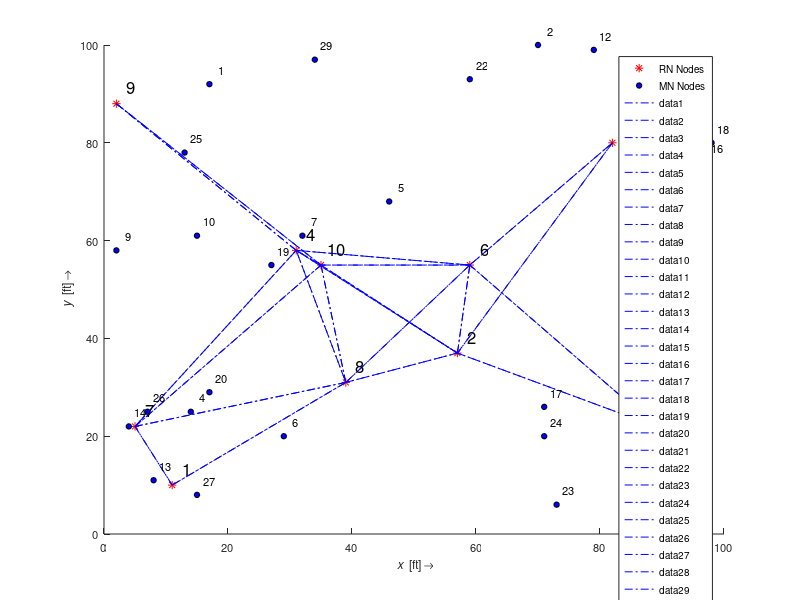
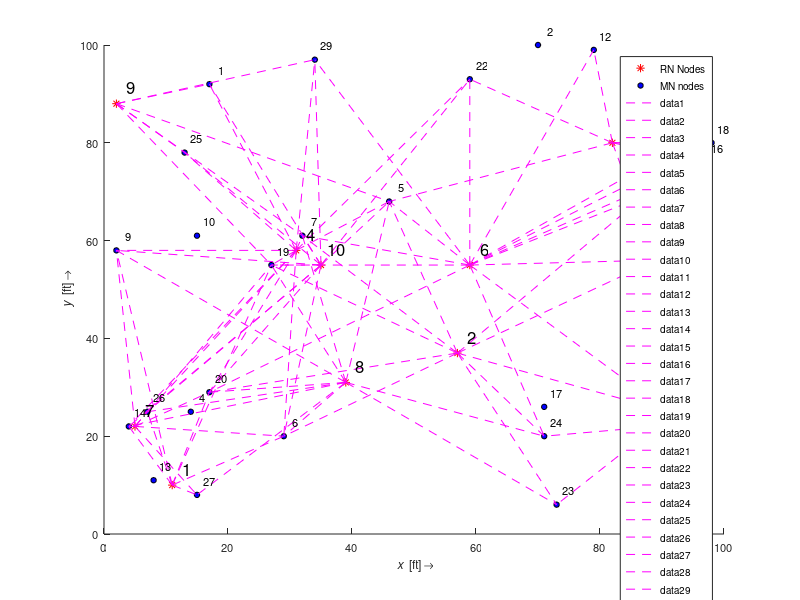

These figures' MATLAB source, in order: (Note: this script raises an error after producing the figures.)
%packet forwarding machenism
%packet transmission strategy
clear all
clc
% set(0,'DefaultFigureWindowStyle','docked');

%--------------------------------------------------------------------------
%generation of random topology
Sx=randi(100,1,30); %define WMSN node x locations. Generate a random 10 x location from 1 upto 100
Sy=randi(100,1,30); %define WMSN node y locations
net2=[];
net3=[];
dest=[0,0]; %destination node
d2_est=[];
flag=0;

%--------------------------------------------------------------------------
%Energy Consumption calculation
 %camera used = OV7670
 I_cam_a = 18E-3; %when camera is active
 I_cam_s = 20E-6; %when camera is in standby 
 clk_c=24E-9; 
 %Mote = Imote
 %Current Drawn in active mode =31 mA when Tx, Rx off
 I_mote_a_tof=31E-3;
 %Current Drawn in active mode =44 mA when Tx, Rx on
 I_mote_a_ton=44E-3;
 I_mote_rf=13E-3;
 %time to transmit a single bit
 Ttx=0.4E-6;
  
 %Battery voltage 3.2 - 4.5 Volts
 VB=4.5;
 Energy_consumption=[];
 Energy_total_consume=[];
 Energy_direct=[];
 Energy_total_direct=[];
%--------------------------------------------------------------------------
%--------------------------------------------------------------------------
%Define WMSN node location
Ax=randi(100,1,10); %define anchor nodes x axis
Ay=randi(100,1,10); %define anchor nodes y axis
%--------------------------------------------------------------------------
%define random battery charge state
St_charge=randi(300,1,30);

%--------------------------------------------------------------------------
%candidates anchor nodes storage
Can_An=[];
%--------------------------------------------------------------------------
%formation of network path setting
A1=[]; %anchor node 1
A2=[];
A3=[];
A4=[];
A5=[];
A6=[];
A7=[];
A8=[];
A9=[];
A10=[];
%--------------------------------------------------------------------------
%form a node location matrix 

for i=1:length(Sx)
    net2=[net2,[i;Sx(:,i);Sy(:,i);St_charge(:,i)]]; %formation of network topology
    %i= sensor node number
    %Sx= sensor node x axis
    %Sy= sensor node y axis
    %St_charge= sensor node battery state
end
%formation of relying node topology
for i=1:length(Ax)
    net3=[net3,[i;Ax(:,i);Ay(:,i);St_charge(:,i)]];
end
R=50; %radio range in feets
R1=50;
%--------------------------------------------------------------------------

%formation of network based on anchor nodes
figure('Color','w','Position',[100 100 700 600]) %define figure
    set(gca,'FontSize',8,'YGrid','off') %set the properties
    xlabel('\it x \rm [ft] \rightarrow') %set the x label
    ylabel('\it y \rm [ft] \rightarrow') %set the y label
    hold on;
    plot(net3(2,:),net3(3,:),'r*','MarkerSize',6,'MarkerFaceColor','k'); %plot initial nodes
    plot(net2(2,:),net2(3,:),'ko','MarkerSize',4,'MarkerFaceColor','b');
    legend('RN Nodes','MN Nodes')
    hold on;
    for j=1:numel(net3(1,:))
        for jTemp=1:numel(net3(1,:))
%         for jTemp=1:numel(net3(1,:))
         X1=net3(2,j); %assume the reference node x axis
         Y1=net3(3,j); %assume the reference nody y axis
         X2=net3(2,jTemp); %assume the other node
         Y2=net3(3,jTemp); %assume the other node
         xSide=abs(X2-X1); %x coordinate calcualtion
         ySide=abs(Y2-Y1); %y coordinate calculation
         d=sqrt(xSide^2+ySide^2); %distance estimate
         if (d<R1)&&(j~=jTemp)%distance threshold
             vertice1=[X1,X2]; 
             vertice2=[Y1,Y2];       
             plot(vertice1,vertice2,'-.b','LineWidth',0.1);
             hold on;
         end
         end
    end
         
   
    
v=net2(1,:);
    vv=v';
    s=int2str(vv);
    text(net2(2,:)+1,net2(3,:)+2,s,'FontSize',8,'VerticalAlignment','Baseline');
%--------------------------------------------------------------------------
v=net3(1,:);
    vv=v';
    s=int2str(vv);
    text(net3(2,:)+1,net3(3,:)+2,s,'FontSize',12,'VerticalAlignment','Baseline');

%--------------------------------------------------------------------------
figure('Color','w','Position',[100 100 700 600]) %define figure
    set(gca,'FontSize',8,'YGrid','off') %set the properties
    xlabel('\it x \rm [ft] \rightarrow') %set the x label
    ylabel('\it y \rm [ft] \rightarrow') %set the y label
    hold on;
    plot(net3(2,:),net3(3,:),'r*','MarkerSize',6,'MarkerFaceColor','k'); %plot initial nodes
    plot(net2(2,:),net2(3,:),'ko','MarkerSize',4,'MarkerFaceColor','b');
    legend('RN Nodes','MN nodes')
    hold on;
    for j=1:numel(net3(1,:))
%         for jTemp=1:numel(net3(1,:))
         X1=net3(2,j); %assume the reference node x axis
         Y1=net3(3,j); %assume the reference nody y axis
         for  j1=1:numel(net2(1,:))
         X2=net2(2,j1); %assume the other node
         Y2=net2(3,j1); %assume the other node
         xSide=abs(X2-X1); %x coordinate calcualtion
         ySide=abs(Y2-Y1); %y coordinate calculation
         d=sqrt(xSide^2+ySide^2); %distance estimate
         if (d<R)&&(j~=j1)&&net2(4,j1)>50 %distance threshold and energy threshold
             vertice1=[X1,X2]; 
             vertice2=[Y1,Y2];
             if j==1
                 A1=[A1,[j1;X2;Y2;net2(4,j1);d]];
             elseif j==2
                  A2=[A2,[j1;X2;Y2;net2(4,j1);d]];
             elseif j==3
                  A3=[A3,[j1;X2;Y2;net2(4,j1);d]];
             elseif j==4
                  A4=[A4,[j1;X2;Y2;net2(4,j1);d]];
             elseif j==5
                  A5=[A5,[j1;X2;Y2;net2(4,j1);d]];
             elseif j==6
                  A6=[A6,[j1;X2;Y2;net2(4,j1);d]];
             elseif j==7
                  A7=[A7,[j1;X2;Y2;net2(4,j1);d]];
             elseif j==8
                  A8=[A8,[j1;X2;Y2;net2(4,j1);d]];
             elseif j==9
                  A9=[A9,[j1;X2;Y2;net2(4,j1);d]];
             elseif j==10
                  A10=[A10,[j1;X2;Y2;net2(4,j1);d]];
             end
                 
            
             plot(vertice1,vertice2,'--m','LineWidth',0.1);
             hold on;
         end
         end
    end
         
   
    
v=net2(1,:);
    vv=v';
    s=int2str(vv);
    text(net2(2,:)+1,net2(3,:)+2,s,'FontSize',8,'VerticalAlignment','Baseline');
%--------------------------------------------------------------------------
v=net3(1,:);
    vv=v';
    s=int2str(vv);
    text(net3(2,:)+1,net3(3,:)+2,s,'FontSize',12,'VerticalAlignment','Baseline');
%--------------------------------------------------------------------------
%every sensor node will monitor an environment
%define a random threshold for each sensor node
% thres_hold=randi(10,1,30);
thres_hold=6*ones(1,1);
 for z=1:7
for i=1:numel(net2(1,:))
    flag=0;
    if thres_hold(i)>5 %transmit image frame detection
        target_n=net2(:,i);
        %find an anchor node that have the following target_n node
        %coordinates
        for jj=1:numel(A1(1,:))
        if A1(1:end-1,jj)==target_n(:,1)
            Can_An=[Can_An,[A1(:,jj);1]];
            EE=length(A1)*(I_mote_a_ton*VB*Ttx)*(120*160);
            Energy_consumption=[Energy_consumption,EE];
             EE1=length(A1)*(I_mote_a_ton*VB*Ttx)*(240*320);
             Energy_direct=[Energy_direct,EE1];
            
        end
        end
 %-------------------------------------------------------------------------
         for jj=1:numel(A2(1,:))
        if A2(1:end-1,jj)==target_n(:,1)
            Can_An=[Can_An,[A2(:,jj);2]];
            EE=length(A2)*(I_mote_a_ton*VB*Ttx)*(120*160);
            Energy_consumption=[Energy_consumption,EE];
            EE1=length(A1)*(I_mote_a_ton*VB*Ttx)*(240*320);
             Energy_direct=[Energy_direct,EE1];
            
        end
         end
 %-------------------------------------------------------------------------
          for jj=1:numel(A3(1,:))
        if A3(1:end-1,jj)==target_n(:,1)
            Can_An=[Can_An,[A3(:,jj);3]];
           EE=length(A3)*(I_mote_a_ton*VB*Ttx)*(120*160);
            Energy_consumption=[Energy_consumption,EE];
            EE1=length(A1)*(I_mote_a_ton*VB*Ttx)*(240*320);
             Energy_direct=[Energy_direct,EE1];
        end
          end
 %-------------------------------------------------------------------------
           for jj=1:numel(A4(1,:))
        if A4(1:end-1,jj)==target_n(:,1)
            Can_An=[Can_An,[A4(:,jj);4]];
            EE=length(A4)*(I_mote_a_ton*VB*Ttx)*(120*160);
            Energy_consumption=[Energy_consumption,EE];
            EE1=length(A1)*(I_mote_a_ton*VB*Ttx)*(240*320);
             Energy_direct=[Energy_direct,EE1];
        end
           end
  %------------------------------------------------------------------------
            for jj=1:numel(A5(1,:))
        if A5(1:end-1,jj)==target_n(:,1)
            Can_An=[Can_An,[A5(:,jj);5]];
            EE=length(A5)*(I_mote_a_ton*VB*Ttx)*(120*160);
            Energy_consumption=[Energy_consumption,EE];
            EE1=length(A1)*(I_mote_a_ton*VB*Ttx)*(240*320);
             Energy_direct=[Energy_direct,EE1];
        end
            end
 %-------------------------------------------------------------------------
             for jj=1:numel(A6(1,:))
        if A6(1:end-1,jj)==target_n(:,1)
            Can_An=[Can_An,[A6(:,jj);6]];
           EE=length(A6)*(I_mote_a_ton*VB*Ttx)*(120*160);
            Energy_consumption=[Energy_consumption,EE] ;
            EE1=length(A1)*(I_mote_a_ton*VB*Ttx)*(240*320);
             Energy_direct=[Energy_direct,EE1];
        end
             end
%--------------------------------------------------------------------------
              for jj=1:numel(A7(1,:))
        if A7(1:end-1,jj)==target_n(:,1)
            Can_An=[Can_An,[A7(:,jj);7]];
            EE=length(A7)*(I_mote_a_ton*VB*Ttx)*(120*160);
            Energy_consumption=[Energy_consumption,EE];
            EE1=length(A1)*(I_mote_a_ton*VB*Ttx)*(240*320);
             Energy_direct=[Energy_direct,EE1];
        end
              end
 %-------------------------------------------------------------------------
               for jj=1:numel(A8(1,:))
        if A8(1:end-1,jj)==target_n(:,1)
            Can_An=[Can_An,[A8(:,jj);8]];
            EE=length(A8)*(I_mote_a_ton*VB*Ttx)*(120*160);
            Energy_consumption=[Energy_consumption,EE];
            EE1=length(A1)*(I_mote_a_ton*VB*Ttx)*(240*320);
             Energy_direct=[Energy_direct,EE1];
        end
               end
 %-------------------------------------------------------------------------
                for jj=1:numel(A9(1,:))
        if A9(1:end-1,jj)==target_n(:,1)
            Can_An=[Can_An,[A9(:,jj);9]];
            EE=length(A9)*(I_mote_a_ton*VB*Ttx)*(120*160);
            Energy_consumption=[Energy_consumption,EE];
            EE1=length(A1)*(I_mote_a_ton*VB*Ttx)*(240*320);
             Energy_direct=[Energy_direct,EE1];
        end
                end
 %-------------------------------------------------------------------------
                 for jj=1:numel(A10(1,:))
        if A10(1:end-1,jj)==target_n(:,1)
            Can_An=[Can_An,[A10(:,jj);10]];
           EE=length(A10)*(I_mote_a_ton*VB*Ttx)*(120*160);
            Energy_consumption=[Energy_consumption,EE];
            EE1=length(A1)*(I_mote_a_ton*VB*Ttx)*(240*320);
             Energy_direct=[Energy_direct,EE1];
            
        end
                 end
  %------------------------------------------------------------------------
  %selection of target Anchor node based on minimum distance
  if ~isempty(Can_An)
      [target_ad,ind_loc]=min(Can_An(end-1,:));
      target_An_loc=Can_An(end,ind_loc);
      Can_An=[];
      
      if ind_loc==1
              target_An=A1;
      elseif target_An_loc==2
              target_An=A2;
      elseif target_An_loc==3
              target_An=A3;
      elseif target_An_loc==4
              target_An=A4;
      elseif target_An_loc==5
              target_An=A5;
      elseif target_An_loc==6
              target_An=A6;
      elseif target_An_loc==7
              target_An=A7;
      elseif target_An_loc==8
              target_An=A8;
      elseif target_An_loc==9
              target_An=A9;
      elseif target_An_loc==10
              target_An=A10;
      end
  end
 %-------------------------------------------------------------------------
%       figure('Color','w','Position',[100 100 700 600]) %define figure
%     set(gca,'FontSize',8,'YGrid','off') %set the properties
%     xlabel('\it x \rm [ft] \rightarrow') %set the x label
%     ylabel('\it y \rm [ft] \rightarrow') %set the y label
%     hold on
%      plot(net3(2,:),net3(3,:),'r*','MarkerSize',6,'MarkerFaceColor','k'); %plot initial nodes
%      
%     plot(net2(2,:),net2(3,:),'ko','MarkerSize',4,'MarkerFaceColor','b'); 
%     legend('RN Node','MN Node')
%     
% v=net2(1,:);
%     vv=v';
%     s=int2str(vv);
%     text(net2(2,:)+1,net2(3,:)+2,s,'FontSize',8,'VerticalAlignment','Baseline')
% %--------------------------------------------------------------------------
% v=net3(1,:);
%     vv=v';
%     s=int2str(vv);
%     text(net3(2,:)+1,net3(3,:)+2,s,'FontSize',12,'VerticalAlignment','Baseline')
%    
%     
%     %-------------------------------------------------------------------------
%       for jj_2=1:numel(target_An(1,:))
%           if net2(:,end)==target_An(1:end-1,jj_2)
%               flag=1;
%               %print the path through intermediate node of target_An 
%                plot([target_n(2),net3(2,ind_loc)],[target_n(3),net3(3,ind_loc)],'-bs','MarkerSize',6,'MarkerFaceColor','b'),hold on
%                plot([net3(2,ind_loc),target_An(2,ind_loc+1:end)],[net3(3,ind_loc),target_An(3,ind_loc+1:end)],'--r*','MarkerSize',6,'MarkerFaceColor','r')
% %                plot(vertice1,vertice2,'-.b','LineWidth',0.1);
%           end
%       end
%       if flag==1
%           flag=1
%           
%       else
%           flag=0
%    %-----------------------------------------------------------------------
%           %target handover
%           for jj_2=1:numel(target_An(1,:))
%               
%           if  numel(A1(1,:))>=jj_2 & net2(:,end)==A1(1:end-1,jj_2)& flag==0
%               %print the path through intermediate node of target_An 
%               plot([target_n(2),net3(2,ind_loc)],[target_n(3),net3(3,ind_loc)],'-bs','MarkerSize',6,'MarkerFaceColor','b'),hold on
%               plot([net3(2,ind_loc),net3(2,1)],[net3(3,ind_loc),net3(3,1)],'-bo','MarkerSize',6,'MarkerFaceColor','b'),hold on
%               plot([net3(2,1),A1(2,:)],[net3(3,1),A1(3,:)],'--r*','MarkerSize',6,'MarkerFaceColor','r')
%               
%                flag=1;
%    %-----------------------------------------------------------------------
%          elseif  numel(A2(1,:))>=jj_2 & net2(:,end)==A2(1:end-1,jj_2)&flag==0
%               %print the path through intermediate node of target_An 
%             plot([target_n(2),net3(2,ind_loc)],[target_n(3),net3(3,ind_loc)],'-bs','MarkerSize',6,'MarkerFaceColor','b'),hold on
%             plot([net3(2,ind_loc),net3(2,2)],[net3(3,ind_loc),net3(3,2)],'-bo','MarkerSize',6,'MarkerFaceColor','b'),hold on
%               plot([net3(2,2),A2(2,:)],[net3(3,2),A2(3,:)],'--r*','MarkerSize',6,'MarkerFaceColor','r') 
%               flag=1;
%    %-----------------------------------------------------------------------
%     elseif  numel(A3(1,:))>=jj_2 & net2(:,end)==A3(1:end-1,jj_2)& flag==0
%               %print the path through intermediate node of target_An 
%               plot([target_n(2),net3(2,ind_loc)],[target_n(3),net3(3,ind_loc)],'-bs','MarkerSize',6,'MarkerFaceColor','b'),hold on
%               plot([net3(2,ind_loc),net3(2,3)],[net3(3,ind_loc),net3(3,3)],'-bo','MarkerSize',6,'MarkerFaceColor','b'),hold on
%               plot([net3(2,3),A3(2,:)],[net3(3,3),A3(3,:)],'--r*','MarkerSize',6,'MarkerFaceColor','r') 
%               flag=1;
%    %-----------------------------------------------------------------------
%     elseif  numel(A4(1,:))>=jj_2 & net2(:,end)==A4(1:end-1,jj_2)&flag==0
%               %print the path through intermediate node of target_An 
%              plot([target_n(2),net3(2,ind_loc)],[target_n(3),net3(3,ind_loc)],'-bs','MarkerSize',6,'MarkerFaceColor','b'),hold on
%              plot([net3(2,ind_loc),net3(2,4)],[net3(3,ind_loc),net3(3,4)],'-bo','MarkerSize',6,'MarkerFaceColor','b'),hold on
%               plot([net3(2,4),A4(2,:)],[net3(3,4),A4(3,:)],'--r*','MarkerSize',6,'MarkerFaceColor','r')
%               flag=1;
%    %-----------------------------------------------------------------------
%     elseif  numel(A5(1,:))>=jj_2 & net2(:,end)==A5(1:end-1,jj_2)& flag==0
%               %print the path through intermediate node of target_An
%               plot([target_n(2),net3(2,ind_loc)],[target_n(3),net3(3,ind_loc)],'-bs','MarkerSize',6,'MarkerFaceColor','b'),hold on
%               plot([net3(2,ind_loc),net3(2,5)],[net3(3,ind_loc),net3(3,5)],'-bo','MarkerSize',6,'MarkerFaceColor','b'),hold on
%               plot([net3(2,5),A5(2,:)],[net3(3,5),A5(3,:)],'--r*','MarkerSize',6,'MarkerFaceColor','r') 
%               flag=1;
%    %-----------------------------------------------------------------------
%     elseif  numel(A6(1,:))>=jj_2 & net2(:,end)==A6(1:end-1,jj_2)& flag==0
%               %print the path through intermediate node of target_An
%               plot([target_n(2),net3(2,ind_loc)],[target_n(3),net3(3,ind_loc)],'-bs','MarkerSize',6,'MarkerFaceColor','b'),hold on
%               plot([net3(2,ind_loc),net3(2,6)],[net3(3,ind_loc),net3(3,6)],'-bo','MarkerSize',6,'MarkerFaceColor','b'),hold on
%               plot([net3(2,6),A6(2,:)],[net3(3,6),A6(3,:)],'--r*','MarkerSize',6,'MarkerFaceColor','r') 
%               flag=1;
%    %-----------------------------------------------------------------------
%     elseif  numel(A7(1,:))>=jj_2 & net2(:,end)==A7(1:end-1,jj_2)& flag==0
%               %print the path through intermediate node of target_An 
%             plot([target_n(2),net3(2,ind_loc)],[target_n(3),net3(3,ind_loc)],'-bs','MarkerSize',6,'MarkerFaceColor','b'),hold on
%             plot([net3(2,ind_loc),net3(2,7)],[net3(3,ind_loc),net3(3,7)],'-bo','MarkerSize',6,'MarkerFaceColor','b'),hold on
%               plot([net3(2,7),A7(2,:)],[net3(3,7),A7(3,:)],'--r*','MarkerSize',6,'MarkerFaceColor','r') 
%               flag=1;
%    %-----------------------------------------------------------------------
%     elseif  numel(A8(1,:))>=jj_2 & net2(:,end)==A8(1:end-1,jj_2)&flag==0
%               %print the path through intermediate node of target_An
%          plot([target_n(2),net3(2,ind_loc)],[target_n(3),net3(3,ind_loc)],'-bs','MarkerSize',6,'MarkerFaceColor','b'),hold on
%          plot([net3(2,ind_loc),net3(2,8)],[net3(3,ind_loc),net3(3,8)],'-bo','MarkerSize',6,'MarkerFaceColor','b'),hold on
%               plot([net3(2,8),A8(2,:)],[net3(3,8),A8(3,:)],'--r*','MarkerSize',6,'MarkerFaceColor','r')
%               flag=1;
%    %-----------------------------------------------------------------------
%     elseif  numel(A9(1,:))>=jj_2 & net2(:,end)==A9(1:end-1,jj_2)&flag==0
%               %print the path through intermediate node of target_An 
%                plot([target_n(2),net3(2,ind_loc)],[target_n(3),net3(3,ind_loc)],'-bs','MarkerSize',6,'MarkerFaceColor','b'),hold on
%                plot([net3(2,ind_loc),net3(2,9)],[net3(3,9),net3(3,1)],'-bo','MarkerSize',6,'MarkerFaceColor','b'),hold on
%               plot([net3(2,9),A9(2,:)],[net3(3,9),A9(3,:)],'--r*','MarkerSize',6,'MarkerFaceColor','r') 
%               flag=1;
%    %-----------------------------------------------------------------------
%     elseif  numel(A10(1,:))>=jj_2 & net2(:,end)==A10(1:end-1,jj_2)&flag==0
%               %print the path through intermediate node of target_An 
%                plot([target_n(2),net3(2,ind_loc)],[target_n(3),net3(3,ind_loc)],'-bs','MarkerSize',6,'MarkerFaceColor','b'),hold on
%                plot([net3(2,ind_loc),net3(2,10)],[net3(3,ind_loc),net3(3,10)],'-bo','MarkerSize',6,'MarkerFaceColor','b'),hold on
%               plot([net3(2,10),A10(2,:)],[net3(3,10),A10(3,:)],'--r*','MarkerSize',6,'MarkerFaceColor','r') 
%               flag=1;
%           else
%               flag=0;
%           end
%           end
%       end
%     end
    end
    Energy_total_consume=[Energy_total_consume,sum(Energy_consumption)]
    Energy_total_direct=[Energy_total_direct,sum(Energy_direct)];
end
 end
              
%     plot(net3(2,:),net3(3,:),'r*','MarkerSize',6,'MarkerFaceColor','k'); %plot initial nodes
%     plot(net2(2,:),net2(3,:),'ko','MarkerSize',4,'MarkerFaceColor','b');    

  
      
  %------------------------------------------------------------------------
